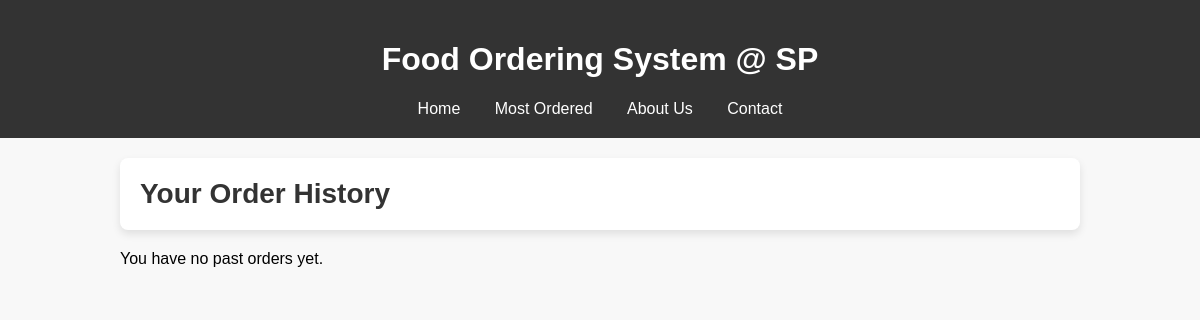
Page /Client/OrderHistory.php (signed in) on the earlier database version.
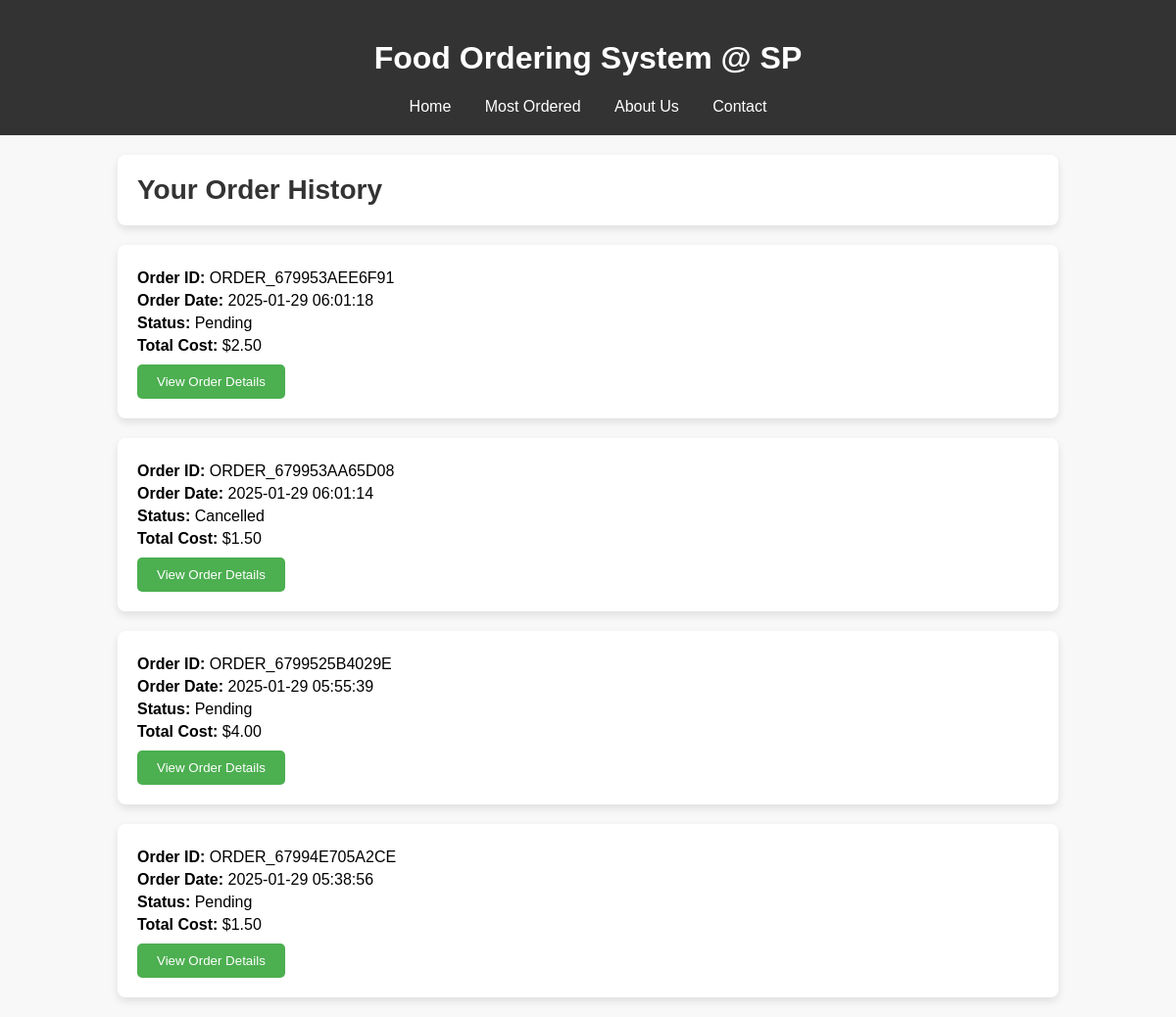
Same page on the later database version.
### tables this page shows
CREATE TABLE `orders` (
  `order_id` int(11) NOT NULL,
  `user_id` int(11) NOT NULL,
  `total_amount` decimal(10,2) NOT NULL,
  `status` enum('Pending','Completed','Cancelled') DEFAULT 'Pending',
  `payment_method` varchar(50) NOT NULL,
  `order_date` datetime DEFAULT current_timestamp(),
  `tracking_id` varchar(255) NOT NULL,
  `reason` varchar(255) DEFAULT NULL
);

### Client/OrderHistory.php (the view, shortened to what this page needs)
<?php
include $_SERVER['DOCUMENT_ROOT'] . '/projectCSAD/Scripts/common.php';
include $_SERVER['DOCUMENT_ROOT'] . '/projectCSAD/Scripts/Account.php';
echo $main_head;
$user_id = $_SESSION['user_id'];
$query = "SELECT * FROM orders WHERE user_id = ? ORDER BY order_date DESC";
$stmt = $conn->prepare($query);
$stmt->bind_param("i", $user_id);
$stmt->execute();
$result = $stmt->get_result();
$orders = $result->fetch_all(MYSQLI_ASSOC);
?>
<!DOCTYPE html>
<html lang="en">
<head>
</head>
<body>
<div class="container">
    <div class="order-header">
        <h2>Your Order History</h2>
    </div>
    <?php if (count($orders) > 0): ?>
        <?php foreach ($orders as $order): ?>
            <div class="order">
                <div class="order-details">
                    <p><strong>Order ID:</strong> <?php echo htmlspecialchars($order['tracking_id']); ?></p>
                    <p><strong>Order Date:</strong> <?php echo htmlspecialchars($order['order_date']); ?></p>
                    <p><strong>Status:</strong> <?php echo htmlspecialchars($order['status']); ?></p>
                    <p><strong>Total Cost:</strong> $<?php echo number_format($order['total_amount'], 2); ?></p>
                </div>
                <button class="button" onclick="showOrderDetails(<?php echo $order['order_id']; ?>)">View Order Details</button>
            </div>
        <?php endforeach; ?>
    <?php else: ?>
        <p>You have no past orders yet.</p>
    <?php endif; ?>
</div>
</body>
</html>

### Scripts/Account.php (shortened to what this page needs)
<?php
$main_head = <<<HTML
<header>
    <h1 style="color:white">Food Ordering System @ SP</h1>
    <nav>
        <a href="/ProjectCSAD/Home.php">Home</a>
        <a href="/ProjectCSAD/Most_Order.php">Most Ordered</a>
        <a href="/ProjectCSAD/Client/About.php">About Us</a>
        <a href="/ProjectCSAD/Client/Contact.php">Contact</a>
    </nav>
</header>
HTML;
?>

### Client/OrderHistory.php (style rules this page uses)
body { font-family: Arial, sans-serif; background-color: #f8f8f8; margin: 0; padding: 0; }
header { background-color: #333; color: white; padding: 20px; text-align: center; }
header nav a { color: white; margin: 0 15px; text-decoration: none; }
.container { width: 80%; margin: 20px auto; }
.order-header { background-color: #fff; padding: 20px; margin-bottom: 20px; border-radius: 8px; box-shadow: 0 4px 8px rgba(0, 0, 0, 0.1); }
.order-header h2 { margin: 0; font-size: 28px; color: #333; }
.order { background-color: #fff; padding: 20px; border-radius: 8px; box-shadow: 0 4px 8px rgba(0, 0, 0, 0.1); margin-bottom: 20px; }
.order .order-details { margin-bottom: 10px; }
.order .order-details p { margin: 5px 0; }
.order .button { padding: 10px 20px; background-color: #4CAF50; color: white; border: none; border-radius: 5px; cursor: pointer; }

Differences in the rows shown:
added orders: tracking "ORDER_679953AEE6F91", order_date "2025-01-29 06:01:18", status "Pending", total_amount "2.50"
added orders: tracking "ORDER_679953AA65D08", order_date "2025-01-29 06:01:14", status "Cancelled", total_amount "1.50"
added orders: tracking "ORDER_6799525B4029E", order_date "2025-01-29 05:55:39", status "Pending", total_amount "4.00"
added orders: tracking "ORDER_67994E705A2CE", order_date "2025-01-29 05:38:56", status "Pending", total_amount "1.50"
Other differences:
text no longer shown: "You have no past orders yet."
